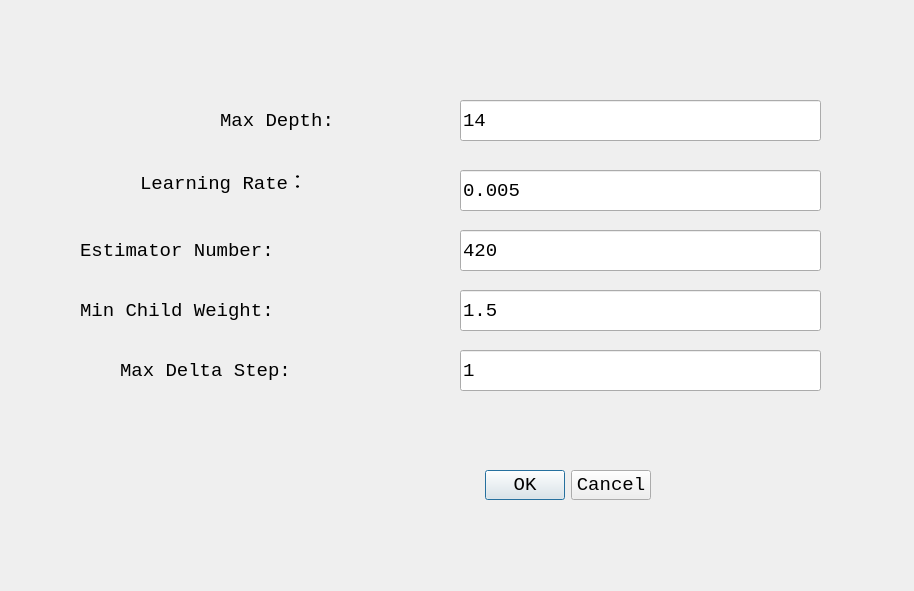
<?xml version="1.0" encoding="UTF-8"?>
<ui version="4.0">
 <class>GeorecDialogBase</class>
 <widget class="QDialog" name="GeorecDialogBase">
  <property name="geometry">
   <rect>
    <x>0</x>
    <y>0</y>
    <width>914</width>
    <height>591</height>
   </rect>
  </property>
  <property name="windowTitle">
   <string>Geo Rec</string>
  </property>
  <widget class="QDialogButtonBox" name="button_box">
   <property name="geometry">
    <rect>
     <x>230</x>
     <y>460</y>
     <width>421</width>
     <height>51</height>
    </rect>
   </property>
   <property name="font">
    <font>
     <family>Consolas</family>
     <pointsize>14</pointsize>
    </font>
   </property>
   <property name="orientation">
    <enum>Qt::Horizontal</enum>
   </property>
   <property name="standardButtons">
    <set>QDialogButtonBox::Cancel|QDialogButtonBox::Ok</set>
   </property>
  </widget>
  <widget class="QLabel" name="label_3">
   <property name="geometry">
    <rect>
     <x>220</x>
     <y>100</y>
     <width>211</width>
     <height>41</height>
    </rect>
   </property>
   <property name="font">
    <font>
     <family>Consolas</family>
     <pointsize>14</pointsize>
    </font>
   </property>
   <property name="text">
    <string>Max Depth:</string>
   </property>
  </widget>
  <widget class="QLabel" name="label_4">
   <property name="geometry">
    <rect>
     <x>140</x>
     <y>160</y>
     <width>301</width>
     <height>41</height>
    </rect>
   </property>
   <property name="font">
    <font>
     <family>Consolas</family>
     <pointsize>14</pointsize>
    </font>
   </property>
   <property name="text">
    <string>Learning Rate：</string>
   </property>
  </widget>
  <widget class="QLabel" name="label_5">
   <property name="geometry">
    <rect>
     <x>80</x>
     <y>230</y>
     <width>341</width>
     <height>41</height>
    </rect>
   </property>
   <property name="font">
    <font>
     <family>Consolas</family>
     <pointsize>14</pointsize>
    </font>
   </property>
   <property name="text">
    <string>Estimator Number:</string>
   </property>
  </widget>
  <widget class="QLabel" name="label_6">
   <property name="geometry">
    <rect>
     <x>80</x>
     <y>290</y>
     <width>371</width>
     <height>41</height>
    </rect>
   </property>
   <property name="font">
    <font>
     <family>Consolas</family>
     <pointsize>14</pointsize>
    </font>
   </property>
   <property name="text">
    <string>Min Child Weight:</string>
   </property>
  </widget>
  <widget class="QLabel" name="label_7">
   <property name="geometry">
    <rect>
     <x>120</x>
     <y>350</y>
     <width>371</width>
     <height>41</height>
    </rect>
   </property>
   <property name="font">
    <font>
     <family>Consolas</family>
     <pointsize>14</pointsize>
    </font>
   </property>
   <property name="text">
    <string>Max Delta Step:</string>
   </property>
  </widget>
  <widget class="QLineEdit" name="editMD">
   <property name="geometry">
    <rect>
     <x>460</x>
     <y>100</y>
     <width>361</width>
     <height>41</height>
    </rect>
   </property>
   <property name="font">
    <font>
     <family>Consolas</family>
     <pointsize>14</pointsize>
    </font>
   </property>
   <property name="text">
    <string>14</string>
   </property>
  </widget>
  <widget class="QLineEdit" name="editLR">
   <property name="geometry">
    <rect>
     <x>460</x>
     <y>170</y>
     <width>361</width>
     <height>41</height>
    </rect>
   </property>
   <property name="font">
    <font>
     <family>Consolas</family>
     <pointsize>14</pointsize>
    </font>
   </property>
   <property name="text">
    <string>0.005</string>
   </property>
  </widget>
  <widget class="QLineEdit" name="editEN">
   <property name="geometry">
    <rect>
     <x>460</x>
     <y>230</y>
     <width>361</width>
     <height>41</height>
    </rect>
   </property>
   <property name="font">
    <font>
     <family>Consolas</family>
     <pointsize>14</pointsize>
    </font>
   </property>
   <property name="text">
    <string>420</string>
   </property>
  </widget>
  <widget class="QLineEdit" name="editMCW">
   <property name="geometry">
    <rect>
     <x>460</x>
     <y>290</y>
     <width>361</width>
     <height>41</height>
    </rect>
   </property>
   <property name="font">
    <font>
     <family>Consolas</family>
     <pointsize>14</pointsize>
    </font>
   </property>
   <property name="text">
    <string>1.5</string>
   </property>
  </widget>
  <widget class="QLineEdit" name="editMDS">
   <property name="geometry">
    <rect>
     <x>460</x>
     <y>350</y>
     <width>361</width>
     <height>41</height>
    </rect>
   </property>
   <property name="font">
    <font>
     <family>Consolas</family>
     <pointsize>14</pointsize>
    </font>
   </property>
   <property name="text">
    <string>1</string>
   </property>
  </widget>
 </widget>
 <resources/>
 <connections>
  <connection>
   <sender>button_box</sender>
   <signal>accepted()</signal>
   <receiver>GeorecDialogBase</receiver>
   <slot>accept()</slot>
   <hints>
    <hint type="sourcelabel">
     <x>20</x>
     <y>20</y>
    </hint>
    <hint type="destinationlabel">
     <x>20</x>
     <y>20</y>
    </hint>
   </hints>
  </connection>
  <connection>
   <sender>button_box</sender>
   <signal>rejected()</signal>
   <receiver>GeorecDialogBase</receiver>
   <slot>reject()</slot>
   <hints>
    <hint type="sourcelabel">
     <x>20</x>
     <y>20</y>
    </hint>
    <hint type="destinationlabel">
     <x>20</x>
     <y>20</y>
    </hint>
   </hints>
  </connection>
 </connections>
</ui>
